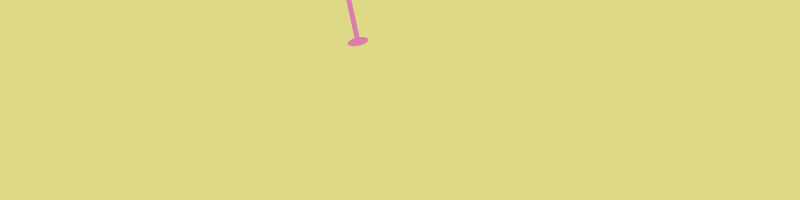
Frame 1 (no input)
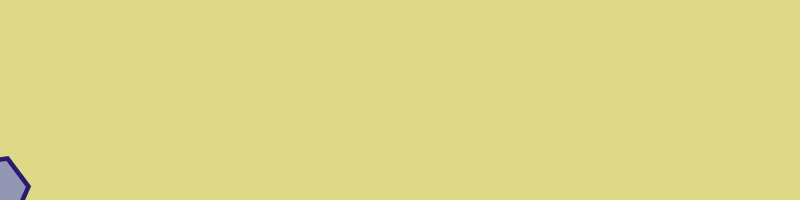
Frame 2 (the mouse pressed at the canvas centre, redrawn once)

The Processing sketch that drew these frames (run headless with seeded random() and noise(); the mouse was pressed at the canvas centre and the sketch redrawn once):

// Processing sketch: processing_64838
// ── processing_64838.pde




void setup () {

  noLoop(); 
  size(800, 200);
  smooth();
}


void draw () {
  background (#DED986);
    ellipseMode(CENTER);
    

  for ( int i=40; i<width; i+=80  ) {


    float sw =random(10);
    float  ra = random(TWO_PI);
    float rs = random(0.1, 1.5);
    color rc = color (random(255), random(255), random(255));
    color rsc = color (random(255), random(255), random(255));



    lamp (i, height/2, sw, ra, rs, rc, rsc);
  }
}

void lamp (float xpos, float ypos, float sw, float angle, float scaler, color c, color sc) { 



  pushMatrix();


  strokeWeight(sw);
  stroke(sc);
  rotate(angle);
  scale(scaler);

  fill(c);
  translate(xpos, ypos);
  quad(36, 6, 78, 6, 108, 60, 6, 60);

  noStroke();
  rect(51, 60, 12, 120);
  ellipse(57, 180, 50, 20);

  popMatrix();
}

void mousePressed() {
  redraw();
}
